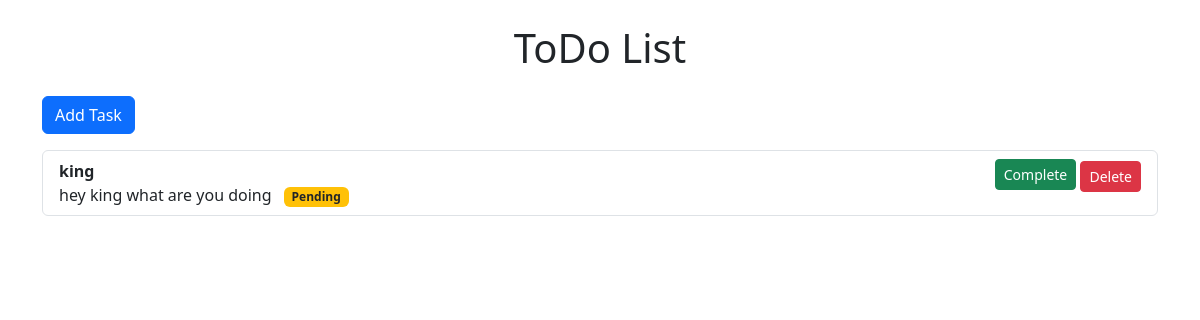
The app's page /, older data.
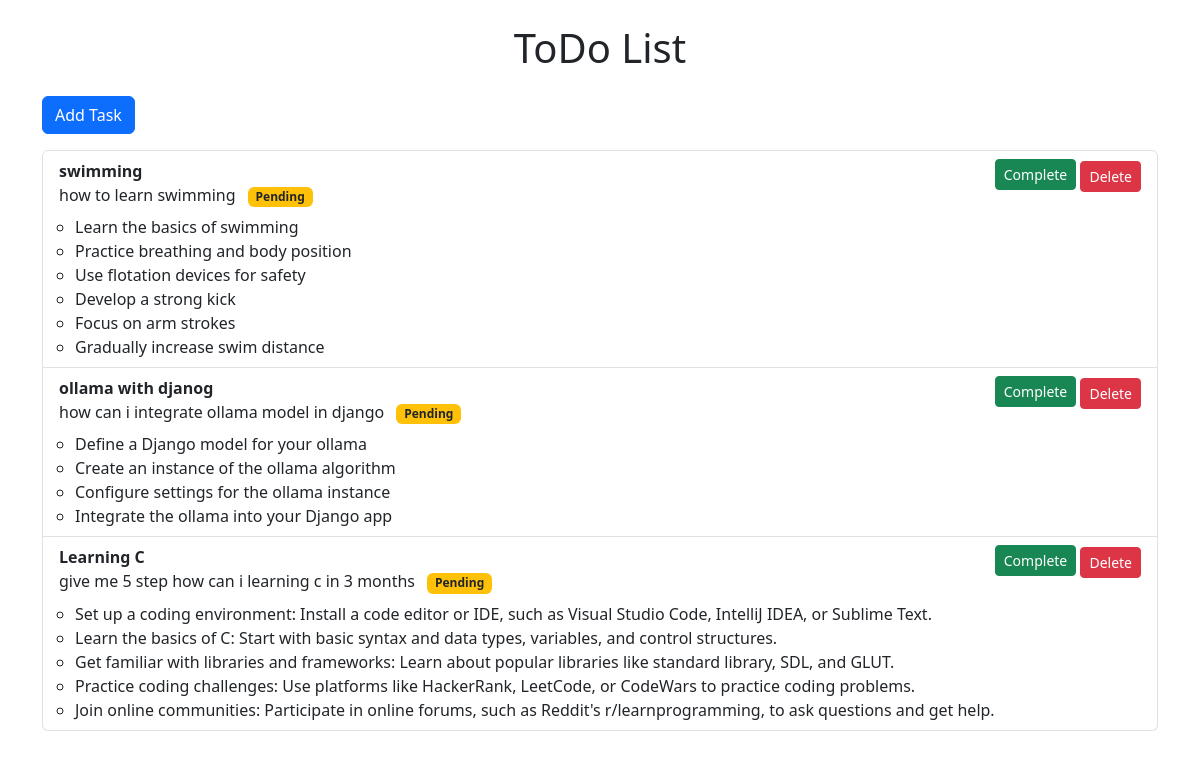
The same page, newer data.
### todo/models.py (models this page shows)
class TodoItem(models.Model):
    id = models.UUIDField(primary_key=True, default=uuid.uuid4)
    title = models.CharField(max_length=255)
    description = models.TextField()
    steps = models.JSONField(default=list)
    completed = models.BooleanField(default=False)

### todo/views.py (the view)
# urls.py: path("", views.index, name="index"),
def index(request):
    todo_items = TodoItem.objects.all()
    return render(request, "todo/index.html", {"todo_items": todo_items})

### todo/templates/todo/index.html (shortened to what this page needs)
{% load static %}
<!DOCTYPE html>
<html>
<head>
  <link
    href="https://cdn.jsdelivr.net/npm/bootstrap@5.3.8/dist/css/bootstrap.min.css"
    rel="stylesheet"
  />
</head>
<body>
<div class="container mt-4">
  <h1 class="text-center mb-4">ToDo List</h1>
  <a href="" class="btn btn-primary mb-3">Add Task</a>
  <ul class="list-group">
    {% for todo_item in todo_items %}
      <li class="list-group-item">
        <div class="d-flex justify-content-between align-items-start">
          <div>
            <strong>{{ todo_item.title }}</strong><br>
            <span>{{ todo_item.description }}</span>
            {% if todo_item.completed %}
              <span class="badge bg-success ms-2">Completed</span>
            {% else %}
              <span class="badge bg-warning text-dark ms-2">Pending</span>
            {% endif %}
            {% if todo_item.steps %}
              <ul class="mt-2 ps-3">
                {% for step in todo_item.steps %}
                  <li>{{ step }}</li>
                {% endfor %}
              </ul>
            {% endif %}
          </div>
          <div>
            <a href="{% url 'complete_todo' todo_item.id %}"
               class="btn btn-success btn-sm mb-1">
              Complete
            </a>
            <a href="{% url 'delete_todo' todo_item.id %}"
               class="btn btn-danger btn-sm">
              Delete
            </a>
          </div>
        </div>
      </li>
    {% empty %}
      <li class="list-group-item text-center text-muted">
        No tasks found
      </li>
    {% endfor %}
  </ul>
</div>
</body>
</html>

Row changes from the older to the newer data that the page shows:
removed TodoItem: title "king", description "hey king what are you doing", completed "Pending"
added TodoItem: title "swimming", description "how to learn swimming", completed "Pending", steps "Learn the basics of swimming" "Practice breathing and body position" "Use flotation devices for safety" "Develop a strong kick" "Focus on arm strokes" "Gradually increase swim distance"
added TodoItem: title "ollama with djanog", description "how can i integrate ollama model in django", completed "Pending", steps "Define a Django model for your ollama" "Create an instance of the ollama algorithm" "Configure settings for the ollama instance" "Integrate the ollama into your Django app"
added TodoItem: title "Learning C", description "give me 5 step how can i learning c in 3 months", completed "Pending", steps "Set up a coding environment: Install a code editor or IDE, such as Visual Studio Code, IntelliJ IDEA, or Sublime Text." "Learn the basics of C: Start with basic syntax and data types, variables, and control structures." "Get familiar with libraries and frameworks: Learn about popular libraries like standard library, SDL, and GLUT." "Practice coding challenges: Use platforms like HackerRank, LeetCode, or CodeWars to practice coding problems." "Join online communities: Participate in online forums, such as Reddit's r/learnprogramming, to ask questions and get help."
